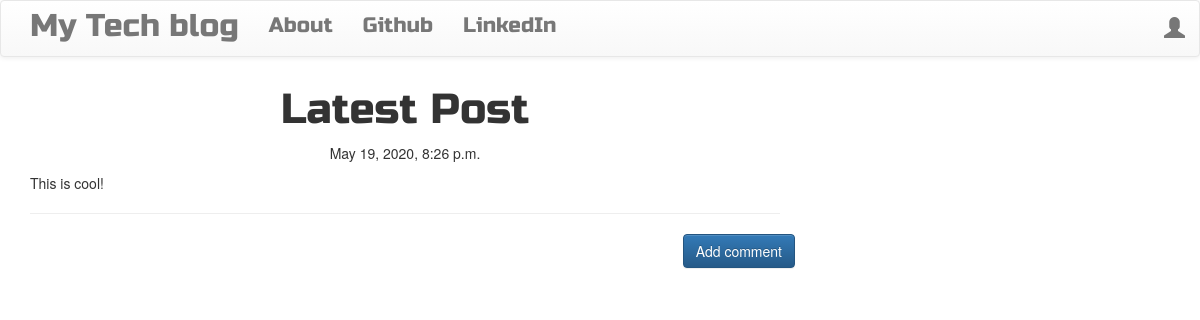
Screenshot of /post/3 with the database file from the repository.
### blog/models.py (models this page shows, shortened)
class Post(models.Model):
    author = models.ForeignKey('auth.User', on_delete=models.CASCADE)
    title = models.CharField(max_length=200)
    text = models.TextField()
    created_date = models.DateTimeField(default=timezone.now)
    published_date = models.DateTimeField(blank=True ,null=True)

### blog/views.py (the view)
# urls.py: path('post/<int:pk>', views.PostDetailView.as_view(),
class PostDetailView(DetailView):
    model = Post

### blog/templates/blog/post_detail.html (shortened to what this page needs)
{% extends 'blog/base.html' %}
{% block content %}
 <h1 class="posttitle loader">{{ post.title }}</h1>
 {% if post.published_date %}
  <div class="post postdate">
    {{ post.published_date }}
  </div>
  {% else %}
  <a class='btn btn-default' href="{% url 'post_publish' pk=post.pk %}">Publish</a>
  {% endif %}
  <p class='postcontent'>{{ post.text|safe|linebreaksbr }}</p>
  <hr>
    <a class='btn btn-primary btn-comment' href="{% url 'add_comment_to_post' pk=post.pk %}">Add comment</a>
    <div class="container">
      {% for comment in post.comments.all %}
      <br>
        {% empty %}
        <p>No Comments!</p>
      {% endfor %}
    </div>
{% endblock %}

### blog/static/css/blog.css (style rules this page uses)
.postdate { text-align:center; }
.posttitle { font-family: 'Russo One', sans-serif; font-size: 3em; text-align: center; }
.postcontent { font-family: 'Montserrat'; font-size: 1.5em; }
.btn-comment { position: absolute; right: 0px; }
.loader { filter:hue-rotate(0deg); color:linear-gradient(45deg,#0f8,#08f); animation:hue 10000ms infinite linear; }

### rows the page displays
Post: title "Latest Post", published_date "May 19, 2020, 8:26 p.m.", text "This is cool!"
